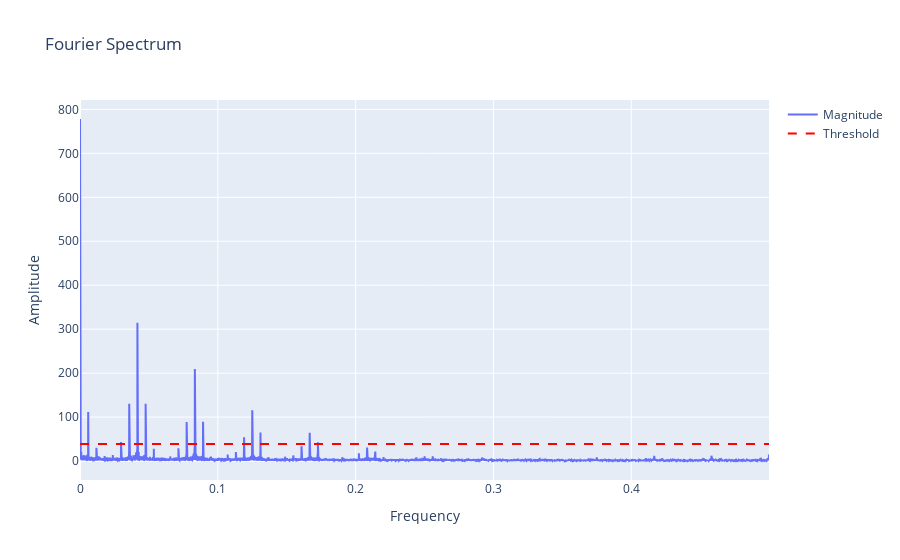

This figure's notebook cell:
### Markdown cell above
# Спектральный анализ

### Code cell
fft_result = np.fft.fft(train['X'])

frequencies = np.fft.fftfreq(len(train['X']))

fft_freqs = np.fft.fftfreq(len(train), d=1) 
fft_freqs = fft_freqs[:len(train)//2]  
fft_magnitudes = np.abs(fft_result)[:len(train)//2] 

threshold = np.max(fft_magnitudes) * 0.05  # Threshold for determining significant peaks


import plotly.graph_objects as go

# Visualize the spectrum
fig = go.Figure()
fig.add_trace(go.Scatter(x=fft_freqs, y=fft_magnitudes, mode='lines', name='Magnitude'))
fig.add_trace(go.Scatter(x=fft_freqs, y=[threshold]*len(fft_freqs), mode='lines', name='Threshold', line=dict(color='red', dash='dash')))
fig
fig.update_layout(
    title='Fourier Spectrum',
    xaxis_title='Frequency',
    yaxis_title='Amplitude'
)
fig.show()

# Extract peaks of the spectrum that may indicate seasonality
# Find indices of maximum amplitudes
peaks_indices = np.where(fft_magnitudes > threshold)[0]

# Print the found frequencies and their corresponding periods
for peak in peaks_indices:
    frequency = fft_freqs[peak]
    period = 1 / frequency  # Period (seasonality) = 1 / frequency
    print(f"Frequency: {frequency:.4f}, Period: {period:.2f} hours")

### Figure 1 — Plotly figure (JSON) as saved in the notebook; plotly's stock layout.template omitted (floating-point values rounded to 4 significant figures; data arrays with more than 128 entries replaced by an {"elided": "..."} marker saying what was removed)
{"data": [{"mode": "lines", "name": "Magnitude", "type": "scatter", "x": {"elided": "8400 float values"}, "y": {"elided": "8400 float values"}}, {"line": {"color": "red", "dash": "dash"}, "mode": "lines", "name": "Threshold", "type": "scatter", "x": {"elided": "8400 float values"}, "y": {"elided": "8400 float values"}}], "layout": {"title": {"text": "Fourier Spectrum"}, "xaxis": {"title": {"text": "Frequency"}}, "yaxis": {"title": {"text": "Amplitude"}}}}
